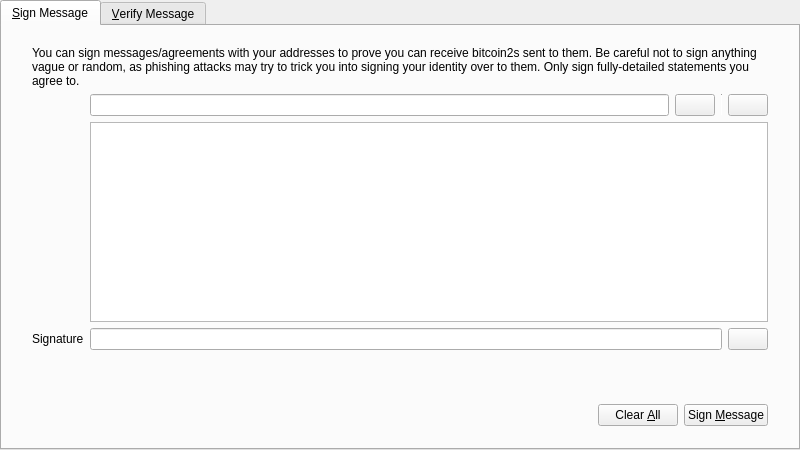
<?xml version="1.0" encoding="UTF-8"?>
<ui version="4.0">
 <class>SignVerifyMessageDialog</class>
 <widget class="QDialog" name="SignVerifyMessageDialog">
  <property name="geometry">
   <rect>
    <x>0</x>
    <y>0</y>
    <width>800</width>
    <height>450</height>
   </rect>
  </property>
  <property name="windowTitle">
   <string>Signatures - Sign / Verify a Message</string>
  </property>
  <property name="modal">
   <bool>true</bool>
  </property>
  <layout class="QVBoxLayout" name="verticalLayout">
   <property name="leftMargin">
    <number>0</number>
   </property>
   <property name="topMargin">
    <number>0</number>
   </property>
   <property name="rightMargin">
    <number>0</number>
   </property>
   <property name="bottomMargin">
    <number>0</number>
   </property>
   <item>
    <widget class="QTabWidget" name="tabWidget">
     <property name="currentIndex">
      <number>0</number>
     </property>
     <widget class="QWidget" name="tabSignMessage">
      <attribute name="title">
       <string>&amp;Sign Message</string>
      </attribute>
      <layout class="QVBoxLayout" name="verticalLayout_SM">
       <property name="leftMargin">
        <number>0</number>
       </property>
       <property name="topMargin">
        <number>0</number>
       </property>
       <property name="rightMargin">
        <number>0</number>
       </property>
       <property name="bottomMargin">
        <number>0</number>
       </property>
       <item>
        <layout class="QVBoxLayout" name="verticalLayout_3">
         <property name="leftMargin">
          <number>30</number>
         </property>
         <property name="topMargin">
          <number>20</number>
         </property>
         <property name="rightMargin">
          <number>30</number>
         </property>
         <property name="bottomMargin">
          <number>20</number>
         </property>
         <item>
          <layout class="QGridLayout" name="gridLayout">
           <item row="1" column="1">
            <layout class="QHBoxLayout" name="horizontalLayout_1_SM">
             <property name="spacing">
              <number>6</number>
             </property>
             <item>
              <widget class="QValidatedLineEdit" name="addressIn_SM">
               <property name="toolTip">
                <string>The BITCOIN2address to sign the message with</string>
               </property>
              </widget>
             </item>
             <item>
              <widget class="BITCOIN2PushButton" name="addressBookButton_SM">
               <property name="toolTip">
                <string>Choose previously used address</string>
               </property>
               <property name="text">
                <string/>
               </property>
               <property name="icon">
                <iconset resource="../bitcoin.qrc">
                 <normaloff>:/icons/address-book</normaloff>:/icons/address-book</iconset>
               </property>
               <property name="shortcut">
                <string>Alt+A</string>
               </property>
               <property name="autoDefault">
                <bool>false</bool>
               </property>
              </widget>
             </item>
             <item>
              <widget class="Line" name="vLine">
               <property name="maximumSize">
                <size>
                 <width>1</width>
                 <height>22</height>
                </size>
               </property>
               <property name="orientation">
                <enum>Qt::Vertical</enum>
               </property>
              </widget>
             </item>
             <item>
              <widget class="BITCOIN2PushButton" name="pasteButton_SM">
               <property name="toolTip">
                <string>Paste address from clipboard</string>
               </property>
               <property name="text">
                <string/>
               </property>
               <property name="icon">
                <iconset resource="../bitcoin.qrc">
                 <normaloff>:/icons/editpaste</normaloff>:/icons/editpaste</iconset>
               </property>
               <property name="shortcut">
                <string>Alt+P</string>
               </property>
               <property name="autoDefault">
                <bool>false</bool>
               </property>
              </widget>
             </item>
            </layout>
           </item>
           <item row="2" column="1">
            <widget class="QPlainTextEdit" name="messageIn_SM">
             <property name="toolTip">
              <string>Enter the message you want to sign here</string>
             </property>
            </widget>
           </item>
           <item row="3" column="1">
            <layout class="QHBoxLayout" name="horizontalLayout_2_SM">
             <property name="spacing">
              <number>6</number>
             </property>
             <item>
              <widget class="QLineEdit" name="signatureOut_SM">
               <property name="font">
                <font>
                 <italic>true</italic>
                </font>
               </property>
               <property name="readOnly">
                <bool>true</bool>
               </property>
              </widget>
             </item>
             <item>
              <widget class="BITCOIN2PushButton" name="copySignatureButton_SM">
               <property name="toolTip">
                <string>Copy the current signature to the system clipboard</string>
               </property>
               <property name="text">
                <string/>
               </property>
               <property name="icon">
                <iconset resource="../bitcoin.qrc">
                 <normaloff>:/icons/editcopy</normaloff>:/icons/editcopy</iconset>
               </property>
               <property name="autoDefault">
                <bool>false</bool>
               </property>
              </widget>
             </item>
            </layout>
           </item>
           <item row="3" column="0">
            <widget class="QLabel" name="signatureLabel_SM">
             <property name="text">
              <string>Signature</string>
             </property>
             <property name="textFormat">
              <enum>Qt::PlainText</enum>
             </property>
            </widget>
           </item>
           <item row="0" column="0" colspan="2">
            <widget class="QLabel" name="infoLabel_SM">
             <property name="text">
              <string>You can sign messages/agreements with your addresses to prove you can receive bitcoin2s sent to them. Be careful not to sign anything vague or random, as phishing attacks may try to trick you into signing your identity over to them. Only sign fully-detailed statements you agree to.</string>
             </property>
             <property name="textFormat">
              <enum>Qt::PlainText</enum>
             </property>
             <property name="wordWrap">
              <bool>true</bool>
             </property>
            </widget>
           </item>
          </layout>
         </item>
        </layout>
       </item>
       <item>
        <widget class="QWidget" name="buttonsContainerWhite" native="true">
         <layout class="QHBoxLayout" name="horizontalLayout">
          <property name="leftMargin">
           <number>30</number>
          </property>
          <property name="topMargin">
           <number>15</number>
          </property>
          <property name="rightMargin">
           <number>30</number>
          </property>
          <item>
           <spacer name="horizontalSpacer_1_SM">
            <property name="orientation">
             <enum>Qt::Horizontal</enum>
            </property>
            <property name="sizeHint" stdset="0">
             <size>
              <width>40</width>
              <height>48</height>
             </size>
            </property>
           </spacer>
          </item>
          <item>
           <widget class="QLabel" name="statusLabel_SM">
            <property name="font">
             <font>
              <weight>75</weight>
              <bold>true</bold>
             </font>
            </property>
            <property name="text">
             <string/>
            </property>
            <property name="wordWrap">
             <bool>true</bool>
            </property>
           </widget>
          </item>
          <item>
           <spacer name="horizontalSpacer_2_SM">
            <property name="orientation">
             <enum>Qt::Horizontal</enum>
            </property>
            <property name="sizeHint" stdset="0">
             <size>
              <width>40</width>
              <height>48</height>
             </size>
            </property>
           </spacer>
          </item>
          <item>
           <widget class="BITCOIN2PushButton" name="clearButton_SM">
            <property name="toolTip">
             <string>Reset all sign message fields</string>
            </property>
            <property name="text">
             <string>Clear &amp;All</string>
            </property>
            <property name="icon">
             <iconset resource="../bitcoin.qrc">
              <normaloff>:/icons/remove</normaloff>:/icons/remove</iconset>
            </property>
            <property name="autoDefault">
             <bool>false</bool>
            </property>
           </widget>
          </item>
          <item>
           <widget class="BITCOIN2PushButton" name="signMessageButton_SM">
            <property name="toolTip">
             <string>Sign the message to prove you own this BITCOIN2address</string>
            </property>
            <property name="text">
             <string>Sign &amp;Message</string>
            </property>
            <property name="icon">
             <iconset resource="../bitcoin.qrc">
              <normaloff>:/icons/edit</normaloff>:/icons/edit</iconset>
            </property>
            <property name="autoDefault">
             <bool>false</bool>
            </property>
           </widget>
          </item>
         </layout>
        </widget>
       </item>
      </layout>
     </widget>
     <widget class="QWidget" name="tabVerifyMessage">
      <attribute name="title">
       <string>&amp;Verify Message</string>
      </attribute>
      <layout class="QVBoxLayout" name="verticalLayout_VM">
       <property name="leftMargin">
        <number>0</number>
       </property>
       <property name="topMargin">
        <number>0</number>
       </property>
       <property name="rightMargin">
        <number>0</number>
       </property>
       <property name="bottomMargin">
        <number>0</number>
       </property>
       <item>
        <layout class="QVBoxLayout" name="verticalLayout_2">
         <property name="leftMargin">
          <number>30</number>
         </property>
         <property name="topMargin">
          <number>20</number>
         </property>
         <property name="rightMargin">
          <number>30</number>
         </property>
         <property name="bottomMargin">
          <number>20</number>
         </property>
         <item>
          <widget class="QLabel" name="infoLabel_VM">
           <property name="text">
            <string>Enter the receiver's address, message (ensure you copy line breaks, spaces, tabs, etc. exactly) and signature below to verify the message. Be careful not to read more into the signature than what is in the signed message itself, to avoid being tricked by a man-in-the-middle attack. Note that this only proves the signing party receives with the address, it cannot prove sendership of any transaction!</string>
           </property>
           <property name="textFormat">
            <enum>Qt::PlainText</enum>
           </property>
           <property name="alignment">
            <set>Qt::AlignLeading|Qt::AlignLeft|Qt::AlignTop</set>
           </property>
           <property name="wordWrap">
            <bool>true</bool>
           </property>
          </widget>
         </item>
         <item>
          <layout class="QHBoxLayout" name="horizontalLayout_1_VM">
           <property name="spacing">
            <number>6</number>
           </property>
           <item>
            <widget class="QValidatedLineEdit" name="addressIn_VM">
             <property name="toolTip">
              <string>The BITCOIN2address the message was signed with</string>
             </property>
            </widget>
           </item>
           <item>
            <widget class="BITCOIN2PushButton" name="addressBookButton_VM">
             <property name="toolTip">
              <string>Choose previously used address</string>
             </property>
             <property name="text">
              <string/>
             </property>
             <property name="icon">
              <iconset resource="../bitcoin.qrc">
               <normaloff>:/icons/address-book</normaloff>:/icons/address-book</iconset>
             </property>
             <property name="shortcut">
              <string>Alt+A</string>
             </property>
             <property name="autoDefault">
              <bool>false</bool>
             </property>
            </widget>
           </item>
          </layout>
         </item>
         <item>
          <widget class="QPlainTextEdit" name="messageIn_VM"/>
         </item>
         <item>
          <widget class="QValidatedLineEdit" name="signatureIn_VM"/>
         </item>
        </layout>
       </item>
       <item>
        <widget class="QWidget" name="buttonsContainerWhite_" native="true">
         <layout class="QHBoxLayout" name="horizontalLayout_2">
          <property name="leftMargin">
           <number>30</number>
          </property>
          <property name="topMargin">
           <number>15</number>
          </property>
          <property name="rightMargin">
           <number>30</number>
          </property>
          <item>
           <spacer name="horizontalSpacer_1_VM">
            <property name="orientation">
             <enum>Qt::Horizontal</enum>
            </property>
            <property name="sizeHint" stdset="0">
             <size>
              <width>40</width>
              <height>48</height>
             </size>
            </property>
           </spacer>
          </item>
          <item>
           <widget class="QLabel" name="statusLabel_VM">
            <property name="font">
             <font>
              <weight>75</weight>
              <bold>true</bold>
             </font>
            </property>
            <property name="text">
             <string/>
            </property>
            <property name="wordWrap">
             <bool>true</bool>
            </property>
           </widget>
          </item>
          <item>
           <spacer name="horizontalSpacer_2_VM">
            <property name="orientation">
             <enum>Qt::Horizontal</enum>
            </property>
            <property name="sizeHint" stdset="0">
             <size>
              <width>40</width>
              <height>48</height>
             </size>
            </property>
           </spacer>
          </item>
          <item>
           <widget class="BITCOIN2PushButton" name="clearButton_VM">
            <property name="toolTip">
             <string>Reset all verify message fields</string>
            </property>
            <property name="text">
             <string>Clear &amp;All</string>
            </property>
            <property name="icon">
             <iconset resource="../bitcoin.qrc">
              <normaloff>:/icons/remove</normaloff>:/icons/remove</iconset>
            </property>
            <property name="autoDefault">
             <bool>false</bool>
            </property>
           </widget>
          </item>
          <item>
           <widget class="BITCOIN2PushButton" name="verifyMessageButton_VM">
            <property name="toolTip">
             <string>Verify the message to ensure it was signed with the specified BITCOIN2address</string>
            </property>
            <property name="text">
             <string>Verify &amp;Message</string>
            </property>
            <property name="icon">
             <iconset resource="../bitcoin.qrc">
              <normaloff>:/icons/transaction_0</normaloff>:/icons/transaction_0</iconset>
            </property>
            <property name="autoDefault">
             <bool>false</bool>
            </property>
           </widget>
          </item>
         </layout>
        </widget>
       </item>
      </layout>
     </widget>
    </widget>
   </item>
  </layout>
 </widget>
 <customwidgets>
  <customwidget>
   <class>QValidatedLineEdit</class>
   <extends>QLineEdit</extends>
   <header>qt/qvalidatedlineedit.h</header>
  </customwidget>
  <customwidget>
   <class>BITCOIN2PushButton</class>
   <extends>QPushButton</extends>
   <header>qt/bitcoin2pushbutton.h</header>
  </customwidget>
 </customwidgets>
 <resources>
  <include location="../bitcoin.qrc"/>
 </resources>
 <connections/>
</ui>
